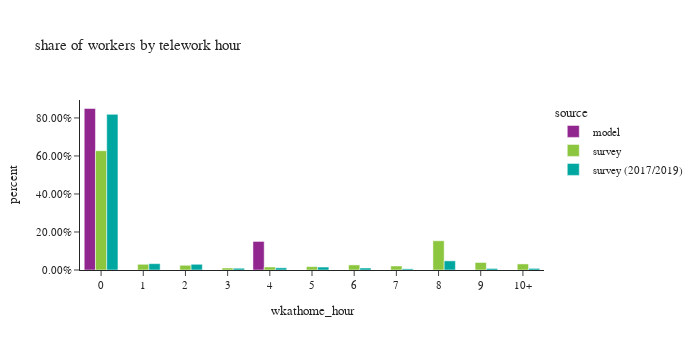

The cell this chart's notebook holds for it:
### Markdown cell above
### worker counts by telework hours

### Code cell
# population in each telework hour
df_hour_count = workers.groupby(['source','wkathome_int', 'wkathome_hour'])['pdexpfac'].sum().reset_index()
df_hour_count['percent'] = df_hour_count.groupby(['source'], group_keys=False)['pdexpfac']. \
    apply(lambda x:  x / float(x.sum()))

fig = px.bar(df_hour_count.sort_values(by=['source','wkathome_int']), x="wkathome_hour", y="percent", color="source",
             barmode="group",
             title= "share of workers by telework hour")
fig.update_layout(height=350, width=700, font=dict(size=11),
                  xaxis = dict(dtick = 1),
                  yaxis_tickformat = '.2%')
fig.update_xaxes(categoryorder='array', categoryarray= ['0','1', '2', '3', '4', '5', '6', '7', '8', '9', '10+'])
fig.show()

### Figure 1 — Plotly figure (JSON) as saved in the notebook; plotly's stock layout.template omitted (floating-point values rounded to 4 significant figures)
{"data": [{"alignmentgroup": "True", "hovertemplate": "source=model<br>wkathome_hour=%{x}<br>percent=%{y}<extra></extra>", "legendgroup": "model", "marker": {"color": "#91268F", "pattern": {"shape": ""}}, "name": "model", "offsetgroup": "model", "orientation": "v", "showlegend": true, "textposition": "auto", "type": "bar", "x": ["0", "4"], "xaxis": "x", "y": [0.8497, 0.1503], "yaxis": "y"}, {"alignmentgroup": "True", "hovertemplate": "source=survey<br>wkathome_hour=%{x}<br>percent=%{y}<extra></extra>", "legendgroup": "survey", "marker": {"color": "#8CC63E", "pattern": {"shape": ""}}, "name": "survey", "offsetgroup": "survey", "orientation": "v", "showlegend": true, "textposition": "auto", "type": "bar", "x": ["0", "1", "2", "3", "4", "5", "6", "7", "8", "9", "10+"], "xaxis": "x", "y": [0.6276, 0.03007, 0.02494, 0.01062, 0.01588, 0.01779, 0.02672, 0.02112, 0.1537, 0.03957, 0.03201], "yaxis": "y"}, {"alignmentgroup": "True", "hovertemplate": "source=survey (2017/2019)<br>wkathome_hour=%{x}<br>percent=%{y}<extra></extra>", "legendgroup": "survey (2017/2019)", "marker": {"color": "#00A7A0", "pattern": {"shape": ""}}, "name": "survey (2017/2019)", "offsetgroup": "survey (2017/2019)", "orientation": "v", "showlegend": true, "textposition": "auto", "type": "bar", "x": ["0", "1", "2", "3", "4", "5", "6", "7", "8", "9", "10+"], "xaxis": "x", "y": [0.8189, 0.03334, 0.03005, 0.009356, 0.01146, 0.01555, 0.01053, 0.006045, 0.04808, 0.00821, 0.008467], "yaxis": "y"}], "layout": {"barmode": "group", "font": {"size": 11}, "height": 350, "legend": {"title": {"text": "source"}, "tracegroupgap": 0}, "title": {"text": "share of workers by telework hour"}, "width": 700, "xaxis": {"anchor": "y", "categoryarray": ["0", "1", "2", "3", "4", "5", "6", "7", "8", "9", "10+"], "categoryorder": "array", "domain": [0.0, 1.0], "dtick": 1, "title": {"text": "wkathome_hour"}}, "yaxis": {"anchor": "x", "domain": [0.0, 1.0], "tickformat": ".2%", "title": {"text": "percent"}}}}
